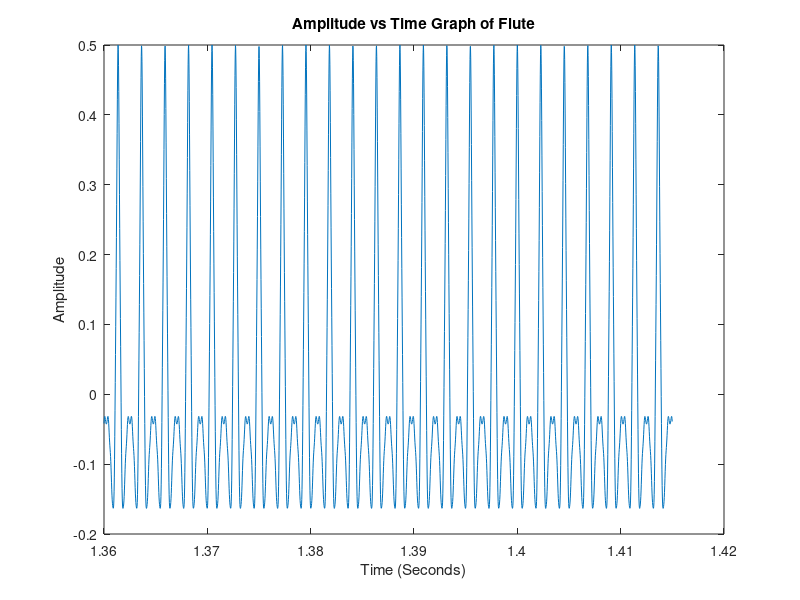
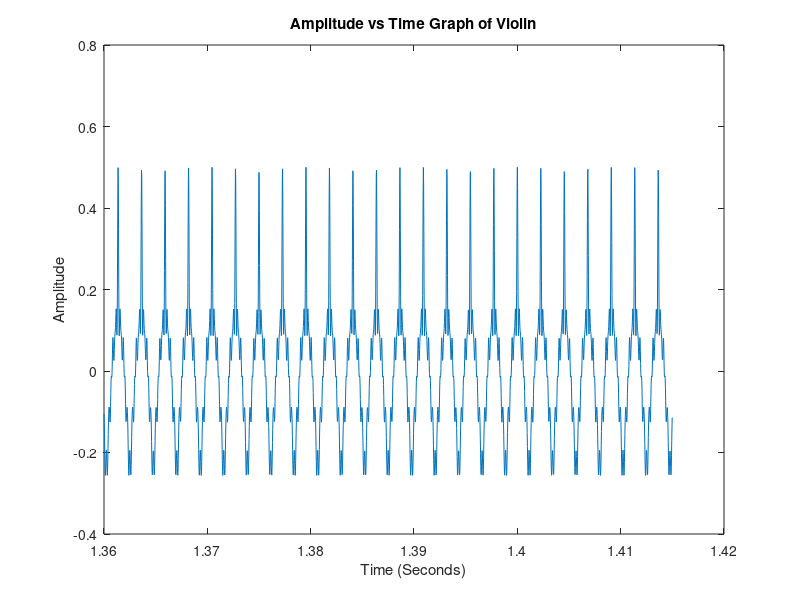
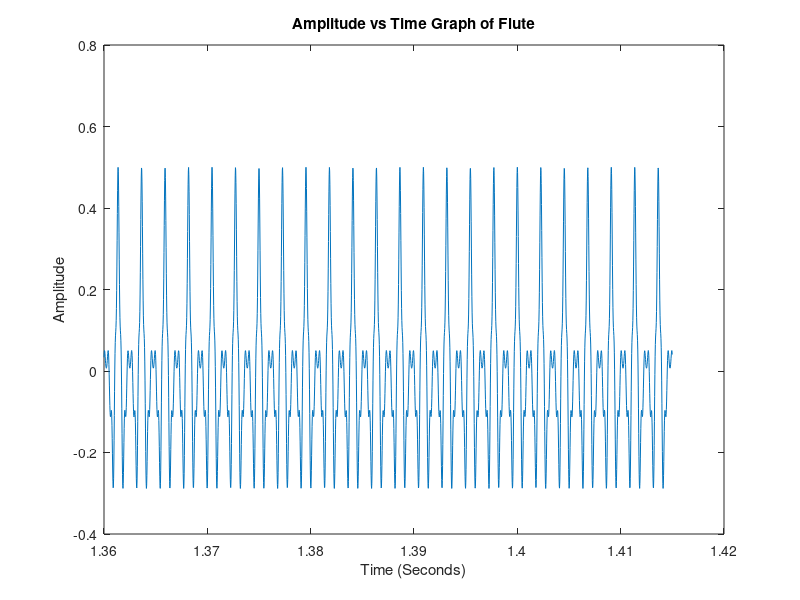

Recreate these plots in MATLAB, in order.
clear all
close all
clc
%% Question 7
% For flute, the magnitude and the phase of the FS coefficients are
flute_mag=[0.7795 1.0000 0.5534 0.1867 0.0780 0.0273 0.0492 0.0262 0.0378 0.0223]; % for k=1,..,10. 
flute_phase=[1.2746 5.8427 0.7077 4.3386 4.9902 1.9148 0.2783 3.6495 1.0951 5.7888]; % in radians for k=1,..,10. 

violin_mag=[1 0 0.2098 0.1225 0.1745 0.03614 0.08944 0.1911 0.08307 0.2004 0.04268 0.08082 0.115 0.1097 0.0233 0.02627 0.0205 0.0101 0.006174]; % for k=1,..,19. 
violin_phase=[0.4319 0 4.1878 3.4878 1.5787 4.5619 1.2929 5.1425 4.4743 0.6902 5.1557 0.0548 2.4212 3.0708 2.8690 1.8168 1.9318 2.9805 3.3459]; % in radians for k=1,..,19. 

singer_mag=[0.4579 1 0.4448 0.05475 0 0 0.2663 0.1466 0]; % for k=1,..,9. 
singer_phase=[3.6159 5.8819 5.9292 2.0619 0 0 5.3230 4.5716 0]; % in radians % for k=1,..,9.

Fs=44100; %sampling rate given
freq=440; %Hz for note "A" given
time= linspace(1/Fs, 5 , 5*Fs);
flute_row=zeros(1,5*Fs);
for n=1:length(flute_mag);
    flute_row=flute_row+real(flute_mag(n)*cos(880*pi*n*time));
end
flute_row=.5*flute_row/max(flute_row);
sound(flute_row,Fs);


time_plot=1/36:1/Fs:1.415;
time_plot_m=1.36*Fs : 1.415*Fs; %modified time_plot vector

figure
plot(1.36 : 1/Fs : 1.415, flute_row((1.36*Fs) : (1.415*Fs)));
xlabel('Time (Seconds)');
ylabel('Amplitude');
title('Amplitude vs Time Graph of Flute');


violin_row=zeros(1,5*Fs);
for n=1:length(violin_mag);
    violin_row=violin_row+real(violin_mag(n)*cos(880*pi*n*time));
end
violin_row=.5*violin_row/max(violin_row);
sound(violin_row,Fs);


%time_plot=1/36:1/Fs:1.415;%%%
%time_plot_m=1.36*Fs : 1.415*Fs; %modified time_plot vector

figure
plot(1.36 : 1/Fs : 1.415, violin_row((1.36*Fs) : (1.415*Fs)));
xlabel('Time (Seconds)');
ylabel('Amplitude');
title('Amplitude vs Time Graph of Violin');




singer_row=zeros(1,5*Fs);
for n=1:length(singer_mag);
    singer_row=singer_row+real(singer_mag(n)*cos(880*pi*n*time));
end
singer_row=.5*singer_row/max(singer_row);
sound(singer_row,Fs);


time_plot=1/36:1/Fs:1.415;
time_plot_m=1.36*Fs : 1.415*Fs; %modified time_plot vector

figure
plot(1.36 : 1/Fs : 1.415, singer_row((1.36*Fs) : (1.415*Fs)));
xlabel('Time (Seconds)');
ylabel('Amplitude');
title('Amplitude vs Time Graph of Flute');

%The audios are similar and playing the same notes with the first audios.
%But in this part, the audios are sharper and more like mechanical sounds.
%These signals are clipped and one other difference is this. In the
%previous part, the pulses are much higher than the ones in this part.